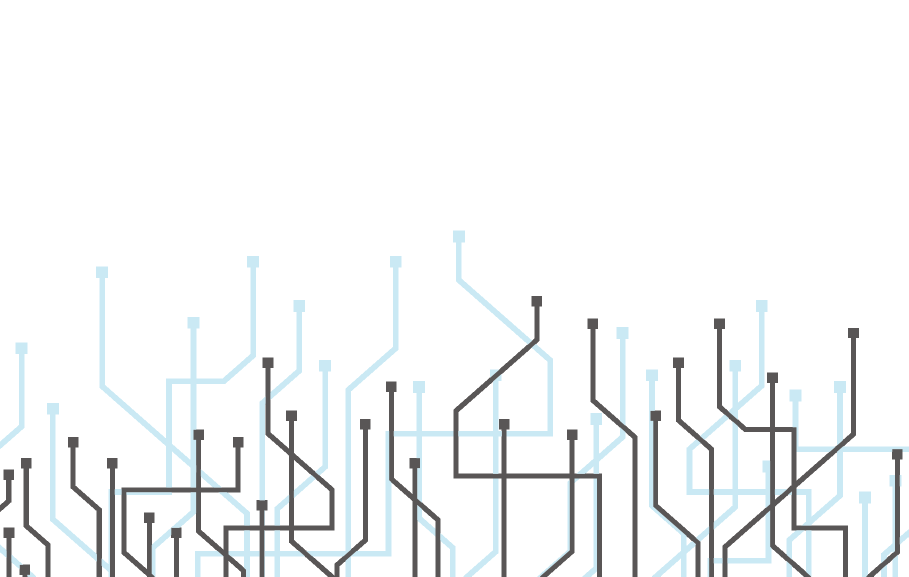
#> input picture img/bg.png, 1817 x 1153 px, given in place of the camera (shown at 1/2 size)
$ python cv2ObjDetect.py
#> lines starting #> are read from the running program, lines starting #| are printed output that depends on the picture
import cv2
import numpy as np

cap = cv2.VideoCapture(0)
es = cv2.getStructuringElement(cv2.MORPH_ELLIPSE, (5, 4))
kernel = np.ones((5, 5), np.uint8)
background = None

try:
    while True:
        ret, frame = cap.read()
#> frame is the input picture: shape (1153, 1817, 3); mean B, G, R 246.5, 245.9, 244.3
        if background is None:
            background = cv2.cvtColor(frame, cv2.COLOR_BGR2GRAY)
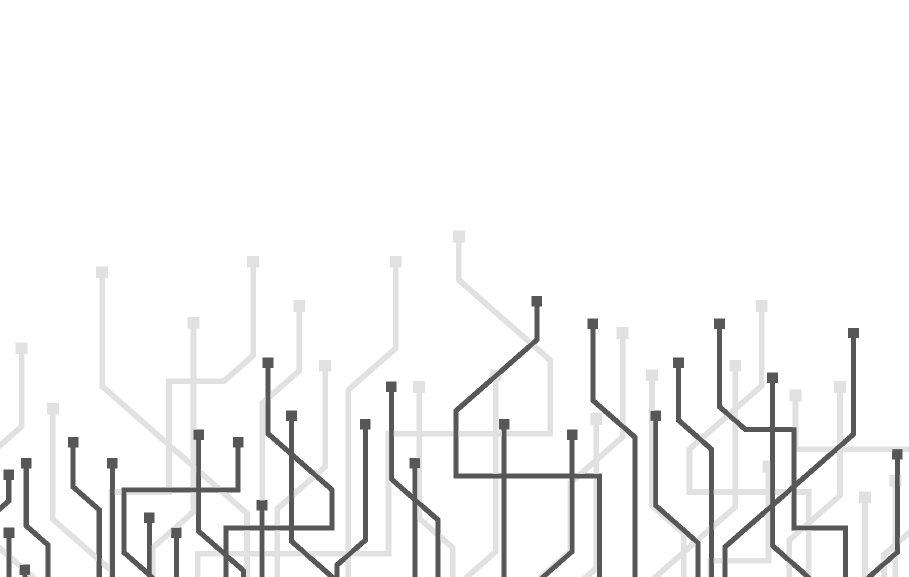
#> background: shape (1153, 1817) (shown at 1/2 size); min 87, max 255, mean 245.5
            background = cv2.GaussianBlur(background, (21, 21), 0)
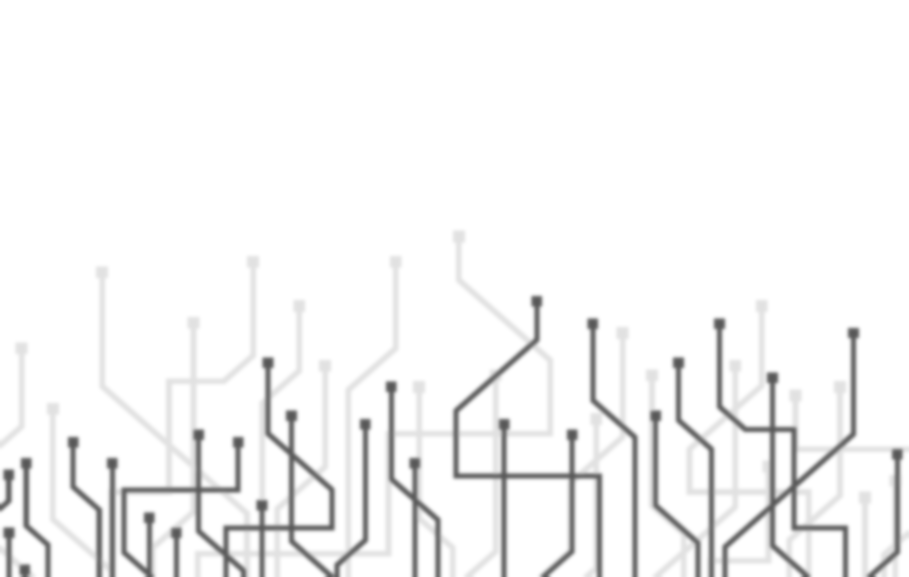
#> background: shape (1153, 1817) (shown at 1/2 size); min 87, max 255, mean 245.5
            continue
        gray_frame = cv2.cvtColor(frame, cv2.COLOR_BGR2GRAY)
        gray_frame = cv2.GaussianBlur(gray_frame, (21, 21), 0)

        diff = cv2.absdiff(background, gray_frame)
        diff = cv2.threshold(diff, 25, 255, cv2.THRESH_BINARY)[1]
        diff = cv2.dilate(diff, es, iterations=2)

        contours, _ = cv2.findContours(diff.copy(), cv2.RETR_EXTERNAL, cv2.CHAIN_APPROX_SIMPLE)

        freq = cv2.getTickFrequency() / 1000

        for c in contours:
            if cv2.contourArea(c) < 1500:
                continue

            (x, y, w, h) = cv2.boundingRect(c)
            cv2.rectangle(frame, (x, y), (x+w, y+h), (0, 255, 0), 2)
            cv2.putText(frame, "X:%d,Y:%d" %(x, y), (x, y), cv2.FONT_HERSHEY_SIMPLEX, 0.5, (0, 0, 255), 1, cv2.LINE_AA)

        cv2.imshow("contours", frame)
        cv2.imshow("Diff", diff)

        if cv2.waitKey(1) & 0xff == ord('q'):
            break
except KeyboardInterrupt:
    print("暴力终止")
finally:
    cap.release()
    cv2.destroyAllWindows()

$ run again, on img/lang.png
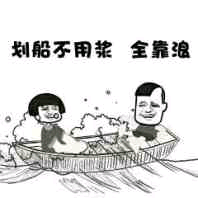
#> input picture img/lang.png, 198 x 198 px, given in place of the camera
#> frame is the input picture: shape (198, 198, 3); mean B, G, R 218.4, 218.9, 219.1
#> `background = cv2.GaussianBlur(background, (21, 21), 0)`:
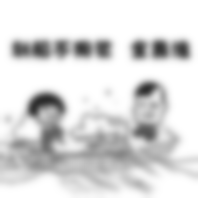
#> background: shape (198, 198); min 43, max 255, mean 218.9
